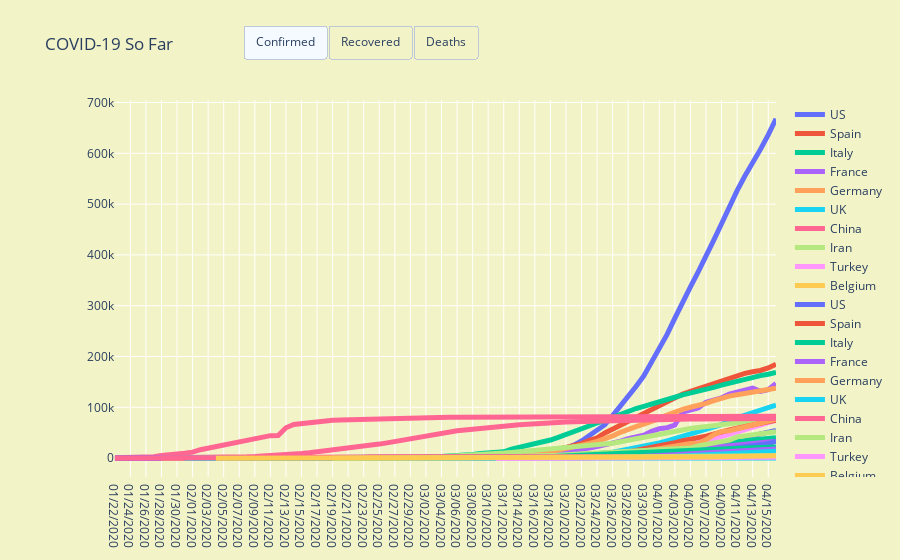

Notebook code cell kept with this figure:
### Markdown cell above
There were times when I used to find satisfaction while looking at bar race charts. This chart is anything but satisfactory.

### Code cell
top_confirmend_country = viz[viz['ObservationDate'] == viz['ObservationDate'].max()].sort_values('Confirmed', ascending = False)['Country'].head(10)

fig = go.Figure()

for i in top_confirmend_country:
    temp = viz[viz['Country'] == i]
    fig.add_trace(
        go.Scatter(
            x=temp.ObservationDate, 
            y= temp.Confirmed, 
            name=i, 
            line = dict(width=5)
        )
    )
    
for i in top_confirmend_country:
    temp = viz[viz['Country'] == i]
    fig.add_trace(
        go.Scatter(
            x=temp.ObservationDate, 
            y= temp.Recovered, 
            name=i, 
            line = dict(width=5)
        )
    )
    
for i in top_confirmend_country:
    temp = viz[viz['Country'] == i]
    fig.add_trace(
        go.Scatter(
            x=temp.ObservationDate, 
            y= temp.Deaths, 
            name=i, 
            line = dict(width=5)
        )
    )
    


# # Add Annotations and Buttons
# high_annotations = [dict(x="01/25/2020",
#                          y=df.High.mean()x,
#                          xref="x", yref="y",
#                          text="High Average:<br> %.2f" % df.High.mean(),
#                          ax=0, ay=-40),
#                     dict(x=df.High.idxmax(),
#                          y=df.High.max(),
#                          xref="x", yref="y",
#                          text="High Max:<br> %.2f" % df.High.max(),
#                          ax=0, ay=-40)]
# low_annotations = [dict(x="2015-05-01",
#                         y=df.Low.mean(),
#                         xref="x", yref="y",
#                         text="Low Average:<br> %.2f" % df.Low.mean(),
#                         ax=-40, ay=40),
#                    dict(x=df.High.idxmin(),
#                         y=df.Low.min(),
#                         xref="x", yref="y",
#                         text="Low Min:<br> %.2f" % df.Low.min(),
#                         ax=0, ay=40)]

fig.update_layout(
    updatemenus=[
        dict(
            type="buttons",
            direction="right",
            active=0,
            x=0.57,
            y=1.2,
            buttons=list(
                [
                dict(label="Confirmed",
                     method="update",
                     args=[{"visible": [True]*10 + [False]*10 + [False]*10},
                           {"title": "Confirmed:",
                            "annotations": []}]),
                dict(label="Recovered",
                     method="update",
                     args=[{"visible": [False]*10 + [True]*10+[False]*10},
                           {"title": "Recovered:",
                            "annotations": []}]),
                dict(label="Deaths",
                     method="update",
                     args=[{"visible": [False]*10 + [False]*10 + [True]*10},
                           {"title": "Fatalities:",
                            "annotations": []}]),

            ]),
        )
    ])

# Set title
fig.update_layout(
    title_text="COVID-19 So Far",
    paper_bgcolor='rgb(243, 243, 200)', 
    plot_bgcolor='rgb(243, 243, 200)',
#     height = 800,
    xaxis_domain=[0.05, 1.0],
    hoverlabel=dict(
        bgcolor="white", 
        font_size=16, 
        font_family="Rockwell"
    )
)
fig.update_xaxes(showspikes=True)
fig.update_yaxes(showspikes=True)
fig.update_traces(hovertemplate="None")
fig.show()
